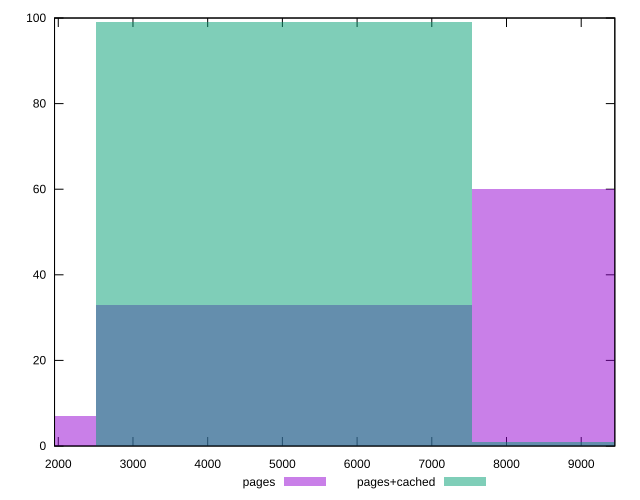

Here is the gnuplot script that generated this plot:
reset

$pages <<EOF
10045.255363940578 60
5022.627681970289 33
0 7
EOF

$pagesCached <<EOF
10045.255363940578 1
5022.627681970289 99
EOF

set key outside below
set boxwidth 5022.627681970289
set xrange [1950:9450]
set yrange [0:100]
set trange [0:100]
set style fill transparent solid 0.5 noborder
set terminal svg size 640, 500 enhanced background rgb 'white'
set output "report_00011_2021-02-09T10:53:21.242Z/uses-text-compression/comparison/histogram/0_vs_1.svg"

plot $pages title "pages" with boxes, \
     $pagesCached title "pages+cached" with boxes

reset
